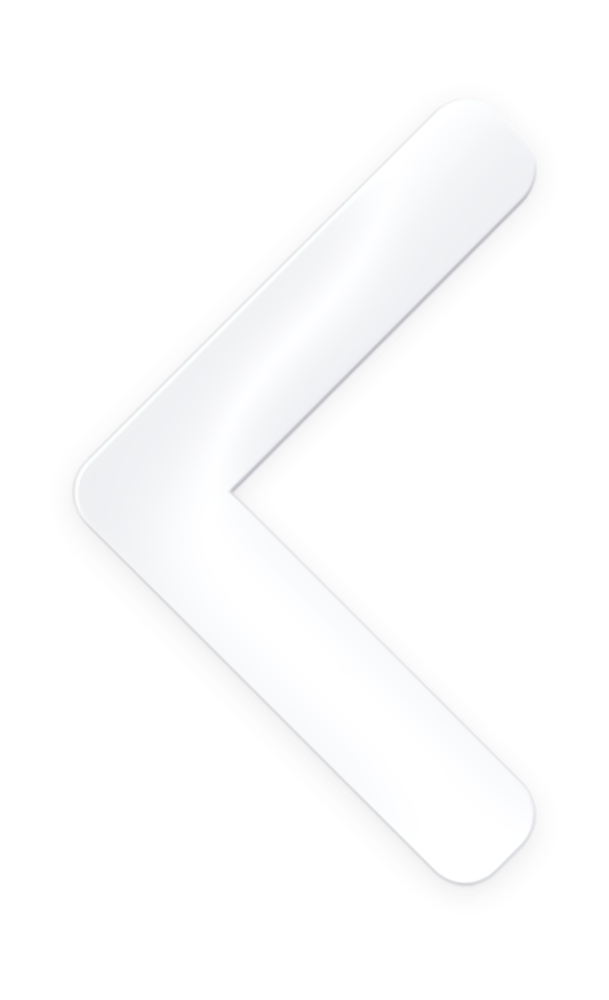
#> input picture images/arrow-left-white.png, 609 x 1000 px, shrunk from 796 x 1306 before the run, found by its file name
$ python sprite_image_generator.py
#> lines starting #> are read from the running program, lines starting #| are printed output that depends on the picture; after the words box and inside, x2 and y2 are one past the last pixel; in counts of white or black regions, pixels touching at a corner belong together
import json
import os
import numpy as np
from PIL import Image

def generate_random_sprites_from_image(input_path, sprite_count, output_path, invert_image=False, contrast_scale=5.0):
    # 1. Load Image
#> called with input_path = './images/arrow-left-white.png', sprite_count = 1000, invert_image = False, contrast_scale = 1
    try:
        img = Image.open(input_path)
#> img is the input picture: PIL image 609x1000 RGBA; mean R, G, B, A 67.7, 61.8, 62.1, 54.7
    except IOError:
        print(f"Error: Could not load image at '{input_path}'.")
        return

    width, height = img.size
#> width = 609; height = 1000

    # Force conversion to RGBA to ensure we have a true alpha channel
    img_rgba = img.convert('RGBA')

    # Create a grayscale version to calculate the brightness (for the JSON 'a' value)
    img_gray = img.convert('L')
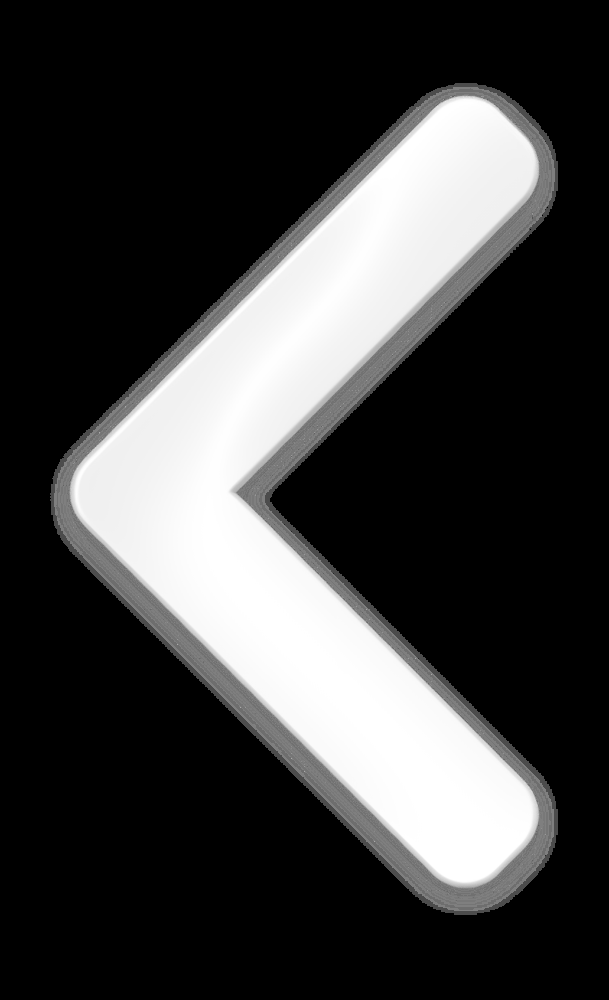
#> img_gray: PIL image 609x1000 L; min 0, max 255, mean 63.6

    # Convert to numpy arrays, normalize to 0.0 - 1.0 scale
    rgba_array = np.array(img_rgba) / 255.0
    gray_array = np.array(img_gray) / 255.0

    r_channel = rgba_array[:, :, 0]
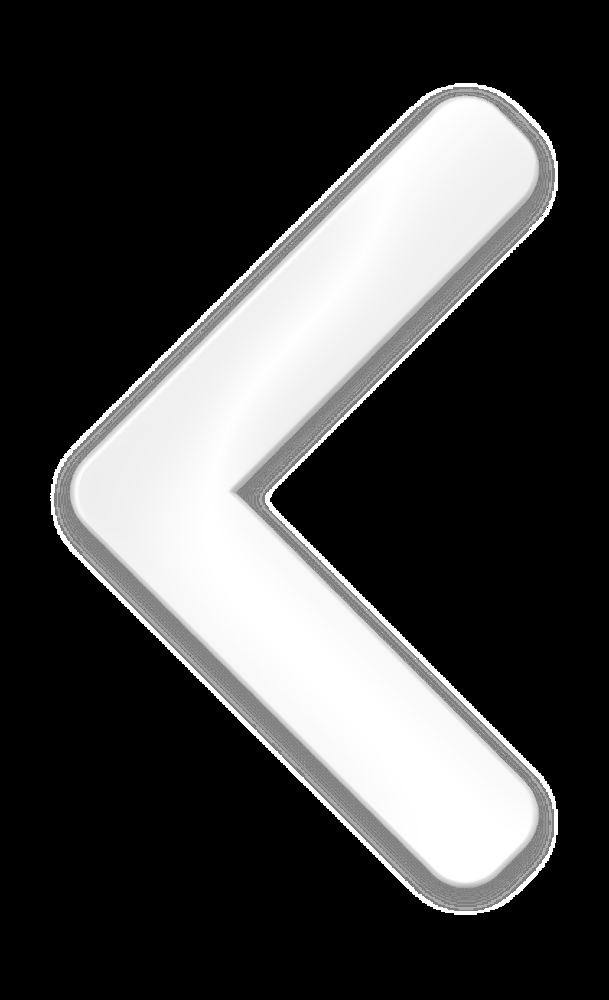
#> r_channel: shape (1000, 609) float64; min 0, max 1, mean 0.266
    g_channel = rgba_array[:, :, 1]
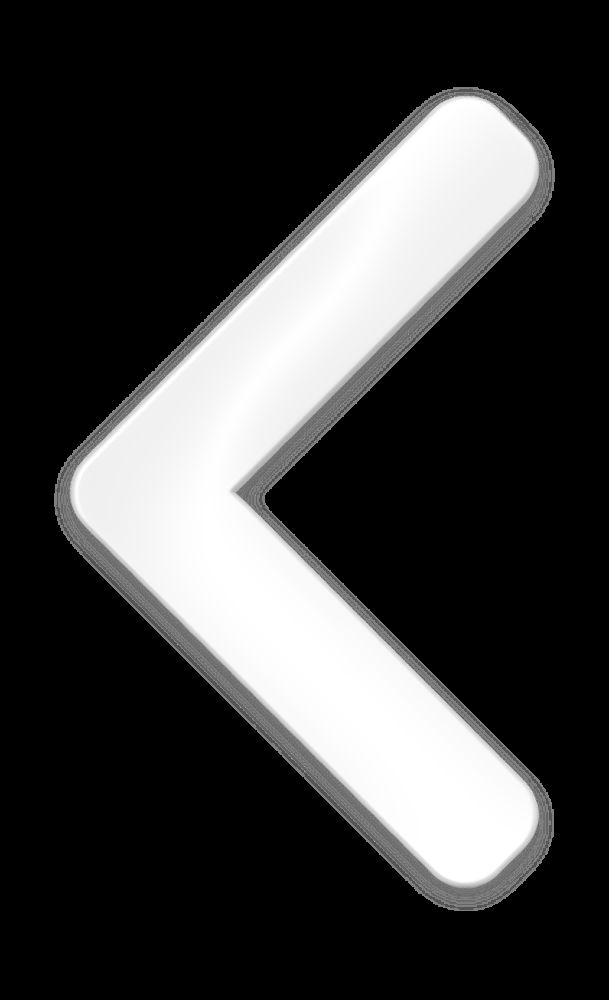
#> g_channel: shape (1000, 609) float64; min 0, max 1, mean 0.242
    b_channel = rgba_array[:, :, 2]
    alpha_channel = rgba_array[:, :, 3]
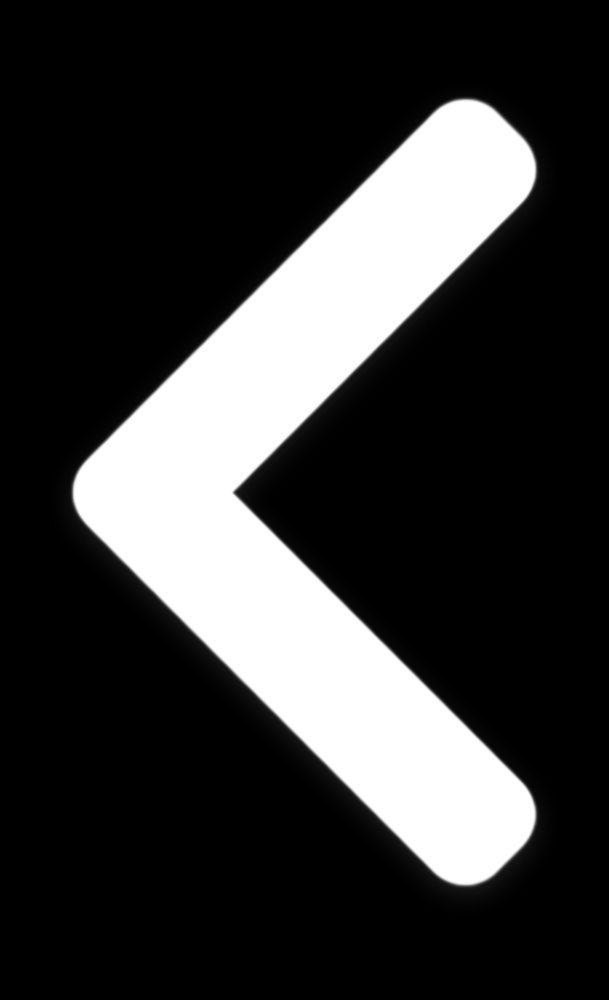
#> alpha_channel: shape (1000, 609) float64; min 0, max 1, mean 0.215

    # 2. Find all valid pixels
    # Conditions for validity:
    # - Original alpha > 0
    # - R, G, and B must all be >= 0.05 (anything below 0.05 in either channel is transparent)
    # - Originally black/below 0.025 intensity is excluded
    valid_mask = (
        (alpha_channel > 0) &
        (r_channel >= 0.01) &
        (g_channel >= 0.01) &
        (b_channel >= 0.01) &
        (gray_array >= 0.01)
    )
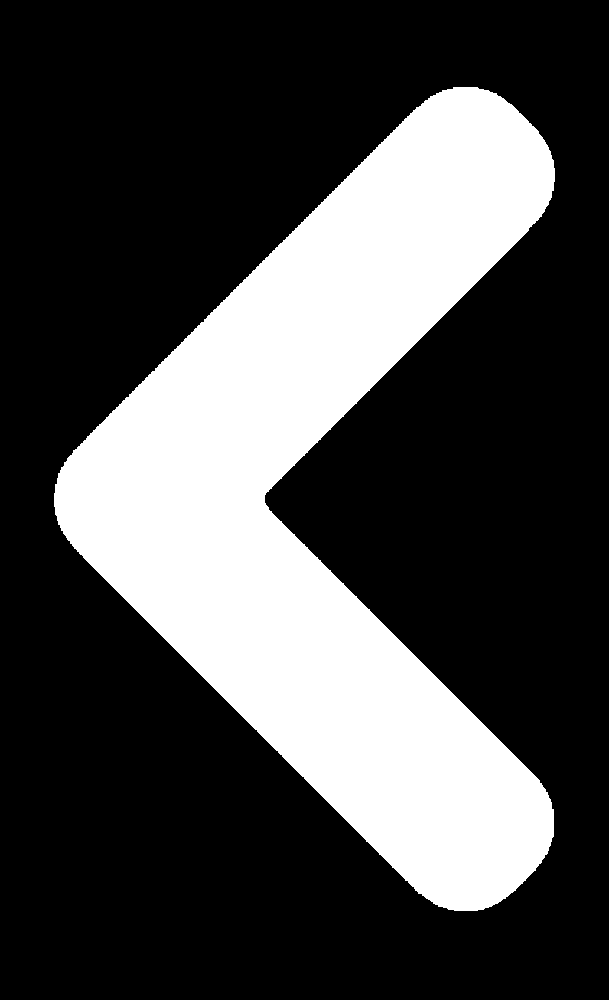
#> valid_mask: shape (1000, 609) bool; 28.6% white; 1 white region, box (x1, y1, x2, y2) and area: (54, 87, 555, 911) 174232

    valid_y, valid_x = np.where(valid_mask)

    if len(valid_x) == 0:
        print(f"Error: No valid pixels found in '{input_path}' after applying thresholds.")
        return

    # 3. Apply Visual Transformations
    if invert_image:
        # Invert the normalized grayscale
        gray_array = 1.0 - gray_array

    # Crank the contrast using a power curve (intensity ^ contrast_scale)
    gray_array = gray_array ** contrast_scale

    # 4. Randomly sample points from the valid pixels
    # replace=True allows us to generate more sprites than there are pixels if needed.
    indices = np.random.choice(len(valid_x), size=sprite_count, replace=True)
#> indices = 1000 values, max 173986 at index 233, min 469 at index 171, mean 85937.3

    sprites = []
    for idx in indices:
        x = int(valid_x[idx])
        y = int(valid_y[idx])

        # Determine the JSON 'a' value based on the newly transformed grayscale array
        na = gray_array[y, x]

        # Normalize coordinates
        nx = x / width
        ny = y / height

        sprites.append({
            "x": round(max(0.0, min(1.0, nx)), 4),
            "y": round(max(0.0, min(1.0, ny)), 4),
            "z": 0.5,
            "a": round(na, 4),
            "b": 0
        })
#> this loop made 1000 passes
#> (idx, x, y, na, nx, ny) on passes 1 to 3: (43567, 239, 311, 0.996, 0.392, 0.311), (173685, 469, 900, 0.471, 0.77, 0.9), (117952, 236, 632, 0.992, 0.388, 0.632)
#> after the loop, sprites = 1000 items

    # 5. Export Data
    filename = os.path.basename(input_path)
    safe_name = os.path.splitext(filename)[0]

    output_data = {
        "meta": {
            "id": f"image_{safe_name}",
            "spriteCount": len(sprites),
            "description": f"Randomly sampled sprites from '{filename}' (Inverted: {invert_image}, Contrast: ^{contrast_scale})",
            "coordinateSpace": "normalized_0_1"
        },
        "sprites": sprites
    }

    os.makedirs(os.path.dirname(output_path) or ".", exist_ok=True)
    with open(output_path, 'w') as f:
        json.dump(output_data, f, indent=2)

    print(f"Generated {output_path} ({len(sprites)} sprites)")
#| Generated ./shapes/images/arrow-left-white.sprites.json (1000 sprites)

if __name__ == "__main__":
    # Example Configuration
    input_image = "./images/arrow-left-white.png" # Can be .png or .jpg
    output_json = "./shapes/images/arrow-left-white.sprites.json"
    sprites_to_generate = 1000

    # Toggle these values
    invert_image = False
    contrast_scale = 1.0

    print("Beginning random sprite extraction...")

    # Generate the file
    if os.path.exists(input_image):
        generate_random_sprites_from_image(
            input_image,
            sprites_to_generate,
            output_json,
            invert_image=invert_image,
            contrast_scale=contrast_scale
        )
    else:
        print(f"Please provide a valid image path. '{input_image}' was not found.")

    print("Pipeline complete.")

$ run again, with images/arrow-right-white.png copied over images/arrow-left-white.png
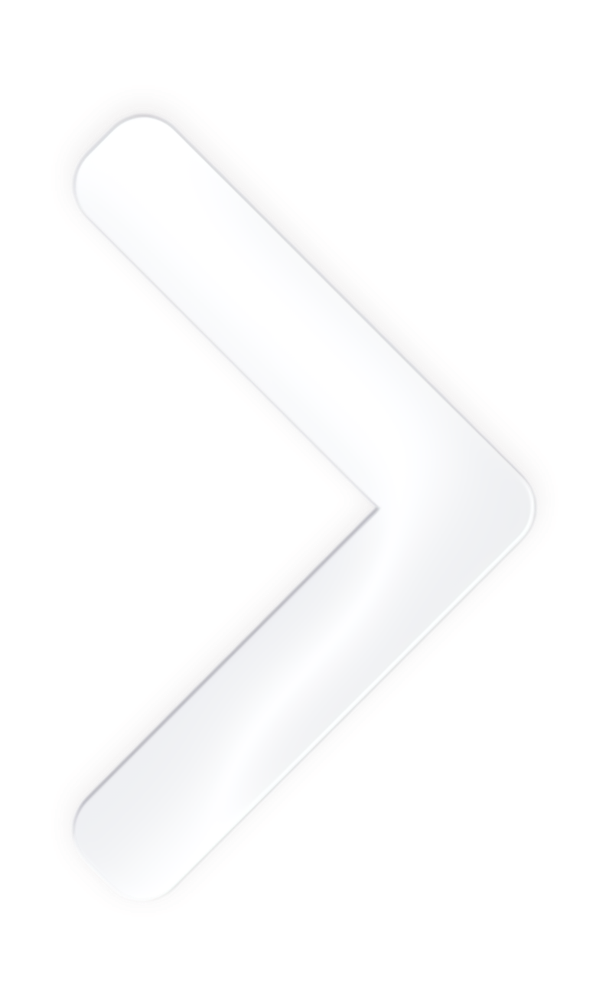
#> input picture images/arrow-right-white.png, 609 x 1000 px, shrunk from 796 x 1306 before the run, found by its file name
#> in generate_random_sprites_from_image, img is the input picture: PIL image 609x1000 RGBA; mean R, G, B, A 67.7, 61.7, 62.1, 54.7
#> in generate_random_sprites_from_image, `alpha_channel = rgba_array[:, :, 3]`:
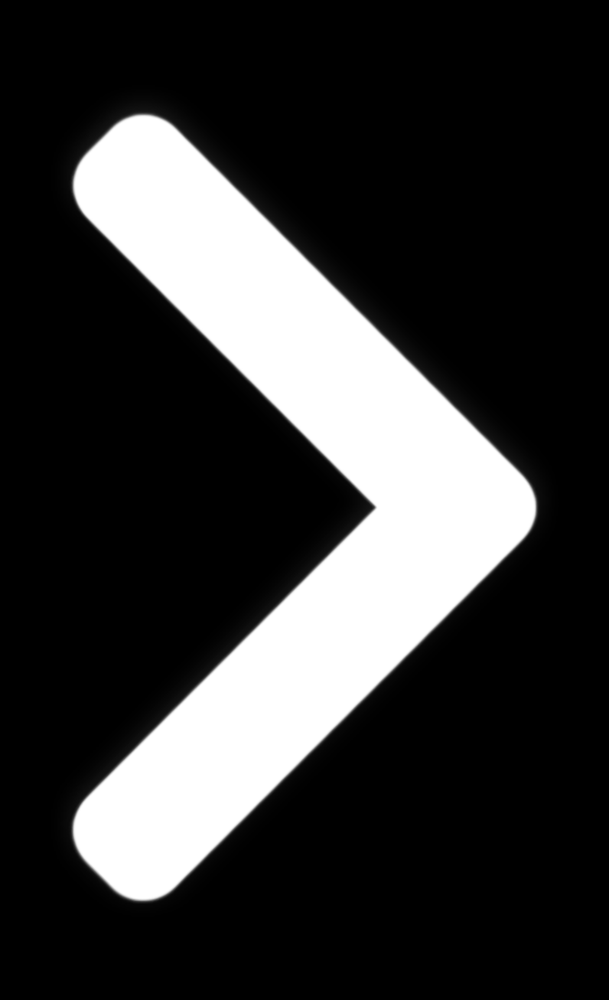
#> alpha_channel: shape (1000, 609) float64; min 0, max 1, mean 0.215
#> in generate_random_sprites_from_image, `valid_mask = ( (alpha_channel > 0) & (r_channel >= 0.01) & (g_channel ..`:
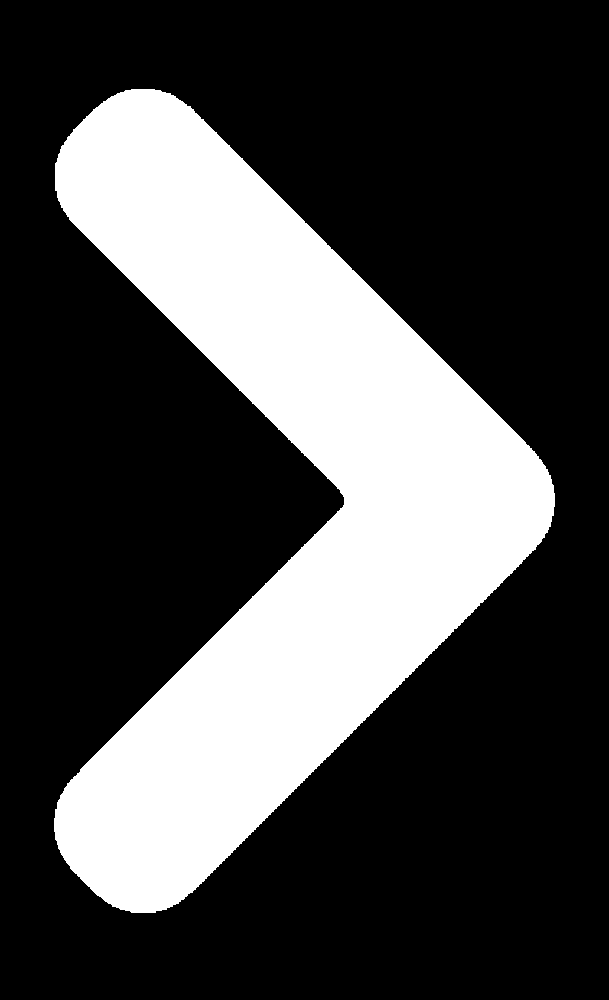
#> valid_mask: shape (1000, 609) bool; 28.6% white; 1 white region, box (x1, y1, x2, y2) and area: (54, 89, 555, 913) 174232
#> indices = 1000 values, max 173986 at index 233, min 469 at index 171, mean 85937.3
#> the loop in generate_random_sprites_from_image, `for idx in indices:` made 1000 passes
#> (idx, x, y, na, nx, ny) on passes 1 to 3: (43567, 242, 313, 0.996, 0.397, 0.313), (173685, 127, 902, 0.471, 0.209, 0.902), (117952, 428, 634, 0.843, 0.703, 0.634)
#> after the loop in generate_random_sprites_from_image, `for idx in indices:`: sprites = 1000 items
#| Generated ./shapes/images/arrow-left-white.sprites.json (1000 sprites)
